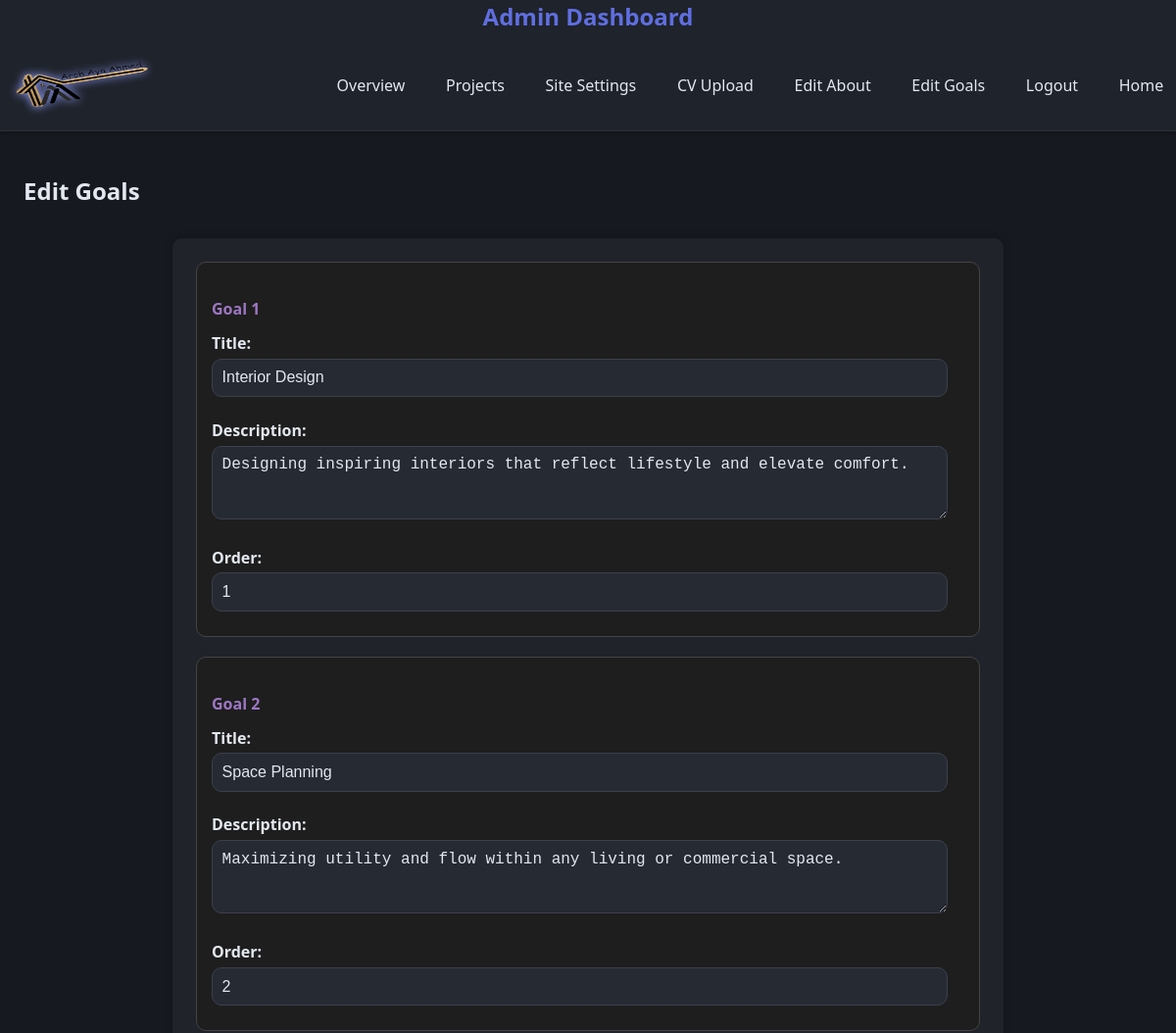
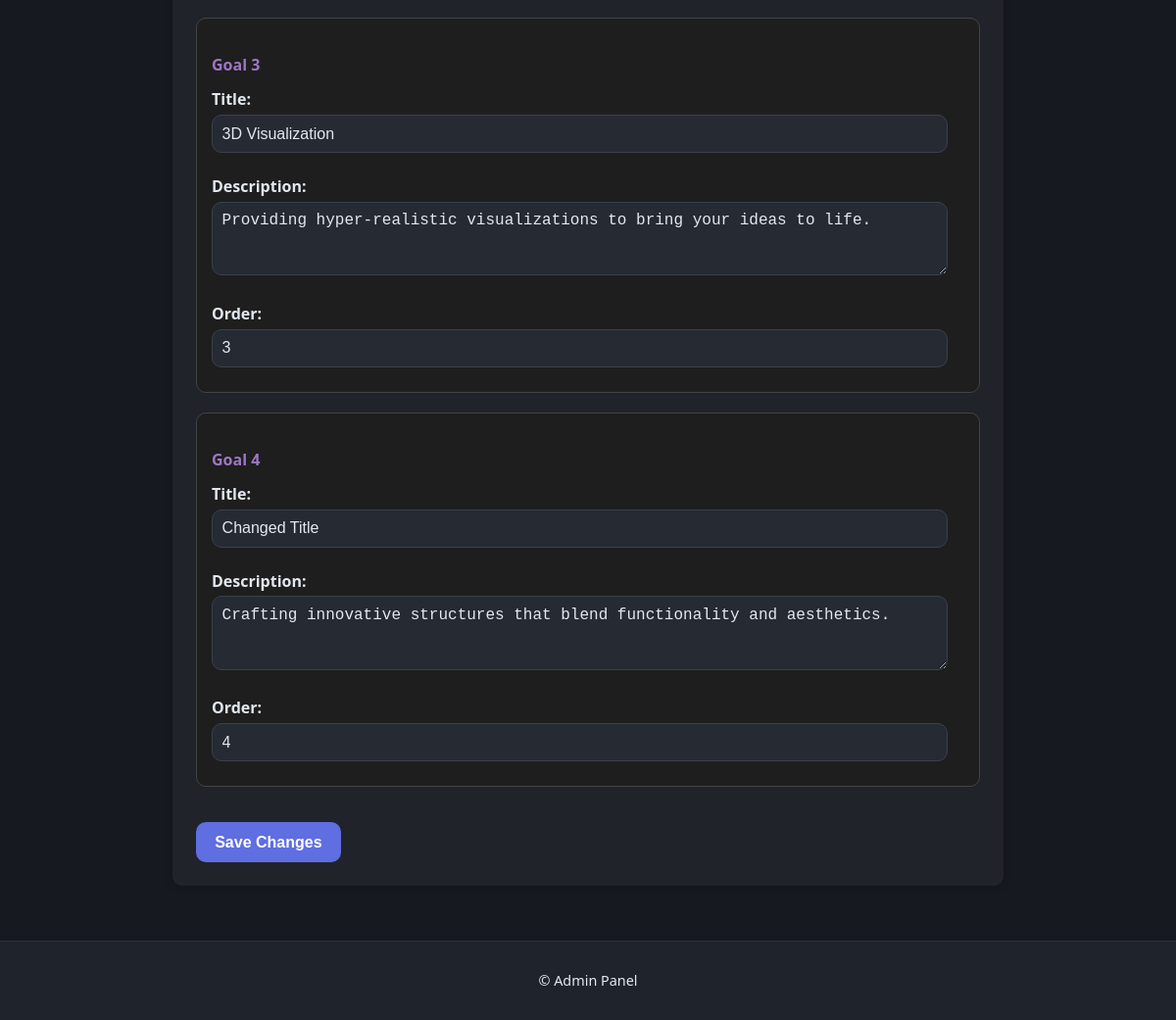
The page /dashboard/settings/goals/ (signed in) on the database its author committed (2 pictures, top to bottom).
### core/models.py (models this page shows, shortened)
class SiteSettings(models.Model):
    site_title = models.CharField(max_length=100, default="Architect Portfolio")
    logo = models.ImageField(upload_to='site/', null=True, blank=True)
    favicon = models.ImageField(upload_to='site/', null=True, blank=True)
    email = models.EmailField(null=True, blank=True)
    phone = models.CharField(max_length=20, null=True, blank=True)
    address = models.TextField(null=True, blank=True)
    about_me = models.TextField(null=True, blank=True)
    social_facebook = models.URLField(null=True, blank=True)
    social_instagram = models.URLField(null=True, blank=True)
    social_linkedin = models.URLField(null=True, blank=True)

class GoalItem(models.Model):
    title = models.CharField(max_length=100)
    description = models.TextField()
    order = models.PositiveIntegerField(default=0, blank=False, null=False)
    class Meta:
        ordering = ['order']

### dashboard/views.py (the view, shortened to what this page needs)
# urls.py: path('settings/goals/', views.dashboard_goals_edit, name='dashboard_goals_edit'),
def dashboard_goals_edit(request):
    if not request.user.is_authenticated or not request.user.is_superuser:
        messages.error(request, 'You must be logged in to access this page.')
        return redirect('dashboard_login')
    goal_items = GoalItem.objects.all()
    return render(request, 'dashboard/goals/edit.html', {
        'goal_items': goal_items,
        'page_title': 'Edit Goals',
        'site_settings': site_settings
    })

### architect_portfolio/templates/dashboard/goals/edit.html (shortened to what this page needs)
{% extends "dashboard/base.html" %}
{% load static %}
{% block styles %}
<link rel="stylesheet" href="{% static 'css/dashboard/edit_goals.css' %}">
{% endblock %}
{% block content %}
<h2>{{ page_title }}</h2>
<form method="post">
    <div id="goal-items">
        {% if goal_items %}
            {% for item in goal_items %}
                <div class="goal-item-form">
                    <h4>Goal {{ forloop.counter }}</h4>
                    <label>Title:</label>
                    <input type="text" name="title" value="{{ item.title }}" required><br>
                    <label>Description:</label>
                    <textarea name="description" rows="3" required>{{ item.description }}</textarea><br>
                    <label>Order:</label>
                    <input type="number" name="order" value="{{ item.order }}" min="0" required><br>
                </div>
            {% endfor %}
        {% endif %}
    </div>
    <button type="submit">Save Changes</button>
</form>
{% endblock %}

### architect_portfolio/templates/dashboard/base.html (shortened to what this page needs)
{% load static %}
<!DOCTYPE html>
<html lang="en">
<head>
    <link rel="stylesheet" href="{% static 'css/dashboard.css' %}">
    {% block styles %}{% endblock %}
</head>
<body class="dashboard">
    <header class="dashboard-header">
        <h2>Admin Dashboard</h2>
        <div class="container">
            <div class="logo">
                {% if site_settings.logo %}
                    <img src="{{ site_settings.logo.url }}" alt="Logo" width="100">
                {% else %}
                    <h2>{{ site_settings.site_title }}</h2>
                {% endif %}
            </div>
            <nav>
                <a href="{% url 'dashboard_home' %}">Overview</a>
                <a href="{% url 'dashboard_projects' %}">Projects</a>
                <a href="{% url 'dashboard_settings' %}">Site Settings</a>
                <a href="{% url 'dashboard_cv_upload' %}">CV Upload</a>
                <a href="{% url 'dashboard_about_edit' %}">Edit About </a>
                <a href="{% url 'dashboard_goals_edit' %}">Edit Goals</a>
                <a href="{% url 'dashboard_logout' %}">Logout</a>
                <a href="{% url 'homepage' %}">Home</a>
            </nav>
        </div>
    </header>
    <main class="dashboard-main">
        <div class="container">
            {% block content %}
            {% endblock %}
        </div>
    </main>
    <footer class="dashboard-footer">
        <p>&copy; {{ site_title }} Admin Panel</p>
    </footer>
</body>
</html>

### architect_portfolio/static/css/dashboard.css (style rules this page uses)
:root { --dash-bg: #16191f; --dash-bg-alt: #1f232b; --dash-text: #e3e8f0; --dash-primary: #5f6ee0; --dash-primary-hover: #7d89f5; --dash-secondary: #39445a; --dash-accent: #9d77c3; --dash-border: #2c313a; --dash-success: #54d38b; --dash-error: #f36b6b; --dash-warning: #f7b955; --dash-info: #67c3f3; --dash-card-bg: #20232a; --dash-hover-bg: #282c34; --dash-input-bg: #262a33; --dash-input-border: #3b404c; --dash-shadow: rgba(0, 0, 0, 0.2); --dash-glow: #8f9dfb; --dash-font: 'Segoe UI', sans-serif; --dash-radius: 10px; --dash-transition: 0.3s ease-in-out; --dash-padding: 1.5rem; }
.dashboard { background-color: var(--dash-bg); color: var(--dash-text); font-family: var(--dash-font); margin: 0; padding: 0; }
.container { max-width: 1200px; margin: 0 auto; }
.dashboard-header { background-color: var(--dash-bg-alt); border-bottom: 1px solid var(--dash-border); box-shadow: 0 2px 5px var(--dash-shadow); position: sticky; top: 0; z-index: 1000; text-align: center; }
.dashboard-header .container { display: flex; justify-content: space-between; align-items: center; }
.dashboard-header .logo { display: flex; align-items: center; gap: 1rem; }
.dashboard-header .logo img { filter: drop-shadow(0px 0px 5px var(--dash-glow)); max-height: 100px; width: 160px; }
.dashboard-header h2 { margin: 0; font-size: 1.5rem; color: var(--dash-primary); }
.dashboard-header nav { display: flex; flex-wrap: wrap; gap: 1rem; margin-top: 0.5rem; }
.dashboard-header nav a { color: var(--dash-text); text-decoration: none; padding: 0.4rem 0.8rem; border-radius: var(--dash-radius); transition: var(--dash-transition); background-color: transparent; }
.dashboard-main { background-color: var(--dash-bg); padding: var(--dash-padding); }
.dashboard-footer { background-color: var(--dash-bg-alt); border-top: 1px solid var(--dash-border); text-align: center; padding: 1rem; font-size: 0.9rem; color: var(--dash-text); }

### architect_portfolio/static/css/dashboard/edit_goals.css (style rules this page uses)
form { background-color: var(--dash-card-bg); padding: var(--dash-padding); border-radius: var(--dash-radius); box-shadow: 0 0 10px var(--dash-shadow); color: var(--dash-text); font-family: var(--dash-font); max-width: 800px; margin: 2rem auto; }
.goal-item-form { background-color: var(--dash-bg-alt); border: 1px solid var(--dash-border); padding: 1rem; border-radius: var(--dash-radius); margin-bottom: 1.5rem; transition: background-color var(--dash-transition); }
label { display: block; margin-top: 0.8rem; margin-bottom: 0.3rem; font-weight: bold; color: var(--dash-text); }
input[type="text"], input[type="number"], textarea { width: 100%; padding: 0.6rem; background-color: var(--dash-input-bg); border: 1px solid var(--dash-input-border); border-radius: var(--dash-radius); color: var(--dash-text); font-size: 1rem; transition: border-color var(--dash-transition), box-shadow var(--dash-transition); }
.goal-item-form h4 { color: var(--dash-accent); margin-bottom: 0.8rem; }
button { background-color: var(--dash-primary); color: white; padding: 0.7rem 1.2rem; border: none; border-radius: var(--dash-radius); cursor: pointer; font-weight: bold; font-size: 1rem; transition: background-color var(--dash-transition), transform var(--dash-transition); margin-top: 1rem; }
.goal-item-form input,textarea { width: 95% !important; }

### architect_portfolio/templates/dashboard/goals/edit.html (style rules this page uses)
.goal-item-form { border: 1px solid #444; padding: 15px; margin-bottom: 20px; background-color: #1e1e1e; }
.goal-item-form input, .goal-item-form textarea { width: 100%; margin-bottom: 10px; }

### rows shown on the page
SiteSettings: logo (picture)
GoalItem: title "Interior Design", description "Designing inspiring interiors that reflect lifestyle and elevate comfort.", order "1"
GoalItem: title "Space Planning", description "Maximizing utility and flow within any living or commercial space.", order "2"
GoalItem: title "3D Visualization", description "Providing hyper-realistic visualizations to bring your ideas to life.", order "3"
GoalItem: title "Changed Title", description "Crafting innovative structures that blend functionality and aesthetics.", order "4"

### other values the page prints
{{ page_title }} "Edit Goals"
